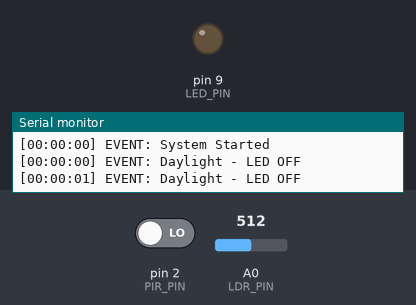
This sketch was run on a simulated Arduino Uno, built with avr-gcc and run on an emulated ATmega328P. On the bench: output pins drawn as LEDs (lit = HIGH), the last lines printed to the serial monitor. The test bench sets the inputs (shaded band); at power-on: A0 (LDR_PIN) = 512, pin 2 (PIR_PIN) LOW.

Above: at 1.8 s.
1.9 s: A0 (LDR_PIN) set to 488
At 3.2 s:
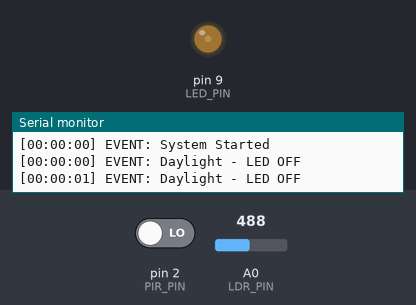
3.5 s: A0 (LDR_PIN) set to 510
At 4.4 s:
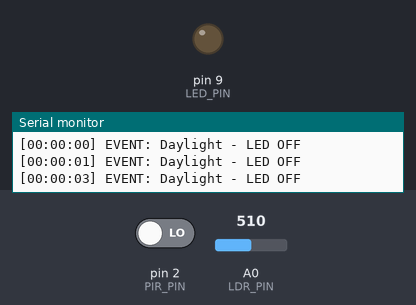
5.0 s: A0 (LDR_PIN) set to 490
At 6.0 s:
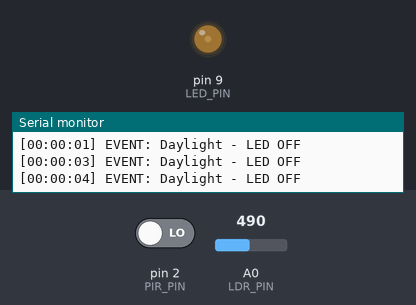
7.0 s: pin 2 (PIR_PIN) driven HIGH
At 8.2 s:
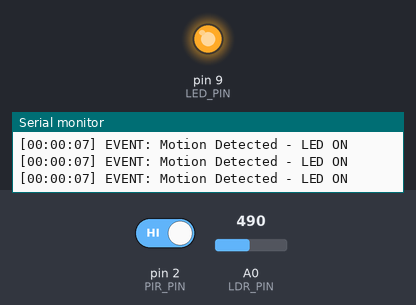
8.5 s: A0 (LDR_PIN) set to 511
At 9.9 s:
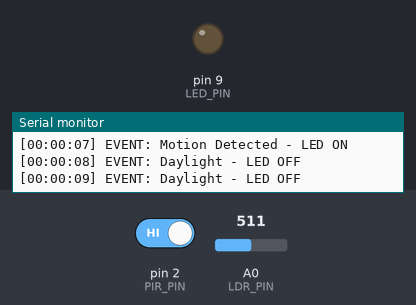
Timing chart, 0 to 11.0 s (numbered marks = the images above; inputs shaded):
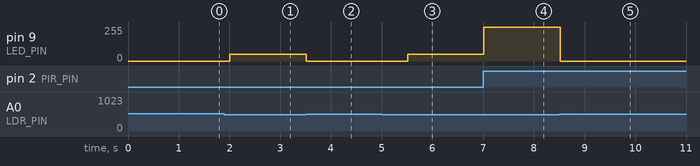

Measured:
- the behaviour switches between 501 and 500 on A0 (LDR_PIN) (found by bisection; images 0 and 1)
- after the input at 1.9 s, pin 9 (LED_PIN): 0/255 → 51/255 after 0.11 s
- after the input at 3.5 s, pin 9 (LED_PIN): 51/255 → 0/255 at once
- after the input at 5.0 s, pin 9 (LED_PIN): 0/255 → 51/255 after 0.51 s
- after the input at 7.0 s, pin 9 (LED_PIN): 51/255 → 255/255 at once
- after the input at 8.5 s, pin 9 (LED_PIN): 255/255 → 0/255 at once

The sketch:

smart_street_light.ino
```cpp
/*
============================================================
Project : Smart Street Light
Author  : Lakshay Sharma

Description:
This project simulates an intelligent street light
using an LDR and PIR sensor.

Working:
1. During daytime (bright environment)
   - LED remains OFF.

2. During nighttime (dark environment)
   - Motion detection becomes active.

3. Motion detected
   - LED turns ON at full brightness.
   - Remains ON for 30 seconds.

4. No motion after 30 seconds
   - LED dims to 20% brightness using PWM.

5. Every important event is printed to
   the Serial Monitor with a timestamp.

Example:
[00:00:10] EVENT: Motion Detected
============================================================
*/

const int LDR_PIN = A0;
const int PIR_PIN = 2;
const int LED_PIN = 9;        // PWM pin

// LDR threshold
// Lower value = darker
const int LDR_THRESHOLD = 500;

// Time variables
unsigned long motionTime = 0;
bool motionDetected = false;

// Fake clock values for log display
int hh = 0;
int mm = 0;
int ss = 0;


// Prints event with timestamp

void logEvent(String message)
{
    Serial.print("[");

    if(hh < 10) Serial.print("0");
    Serial.print(hh);
    Serial.print(":");

    if(mm < 10) Serial.print("0");
    Serial.print(mm);
    Serial.print(":");

    if(ss < 10) Serial.print("0");
    Serial.print(ss);

    Serial.print("] EVENT: ");
    Serial.println(message);
}


// Updates software clock using millis()

void updateClock()
{
    static unsigned long previousTime = 0;

    if(millis() - previousTime >= 1000)
    {
        previousTime = millis();

        ss++;

        if(ss >= 60)
        {
            ss = 0;
            mm++;
        }

        if(mm >= 60)
        {
            mm = 0;
            hh++;
        }
    }
}

void setup()
{
    pinMode(PIR_PIN, INPUT);

    pinMode(LED_PIN, OUTPUT);

    Serial.begin(9600);

    logEvent("System Started");
}

void loop()
{
    // Update clock every second
    updateClock();

    // Read LDR value
    int lightLevel = analogRead(LDR_PIN);

    // DAY MODE

    if(lightLevel > LDR_THRESHOLD)
    {
        // Bright environment
        analogWrite(LED_PIN,0);

        motionDetected = false;

        logEvent("Daylight - LED OFF");

        delay(1000);

        return;
    }


    // NIGHT MODE


    bool motion = digitalRead(PIR_PIN);

    // Motion detected
    if(motion)
    {
        motionDetected = true;

        motionTime = millis();

        // Full brightness
        analogWrite(LED_PIN,255);

        logEvent("Motion Detected - LED ON");
    }

    // No motion
    if(motionDetected)
    {
        // Keep LED ON for 30 seconds
        if(millis() - motionTime < 30000)
        {
            analogWrite(LED_PIN,255);
        }
        else
        {
            // Dim LED to 20%
            analogWrite(LED_PIN,51);

            motionDetected = false;

            logEvent("No Motion - LED Dimmed");
        }
    }
    else
    {
        // Stay dim at night
        analogWrite(LED_PIN,51);
    }

    delay(100);
}
//ckt connections
/*
Component	Arduino Pin
LDR	A0
PIR Sensor OUT	D2
LED (+)	D9 (PWM)
LED (-)	GND through 220Ω resistor
LDR VCC	5V
LDR GND	GND */
```
